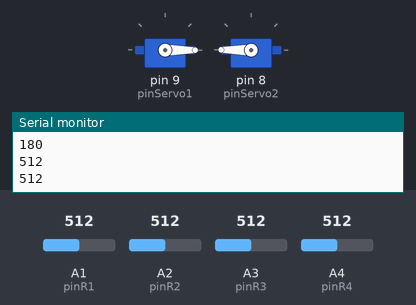
Bench run of a sketch on a simulated Arduino Uno, built with avr-gcc and run on an emulated ATmega328P. Shown: 2 × servo, the last lines printed to the serial monitor. The inputs (shaded band) are chosen by the test bench; at power-on: A1 (pinR1) = 512, A3 (pinR3) = 512, A2 (pinR2) = 512, A4 (pinR4) = 512.

Above: at 1.2 s.
1.3 s: A1 (pinR1) set to 552
2.8 s: A1 (pinR1) set to 581
At 3.05 s:
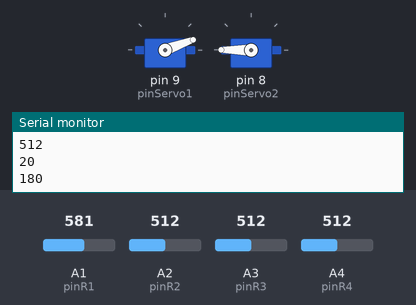
At 5.2 s:
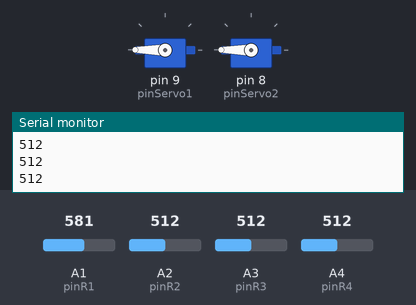
5.8 s: A3 (pinR3) set to 673
7.3 s: A3 (pinR3) set to 690
10.3 s: A2 (pinR2) set to 535
At 11.5 s:
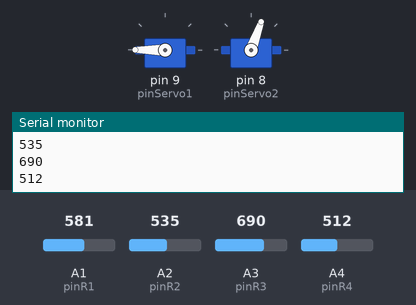
11.8 s: A2 (pinR2) set to 716
At 14.9 s:
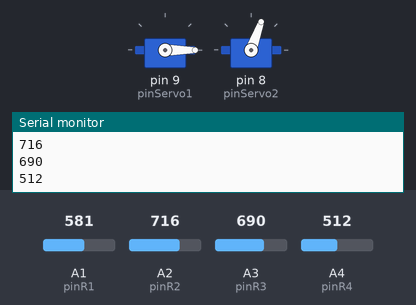
Timing chart, 0 to 15.8 s (numbered marks = the images above; inputs shaded):
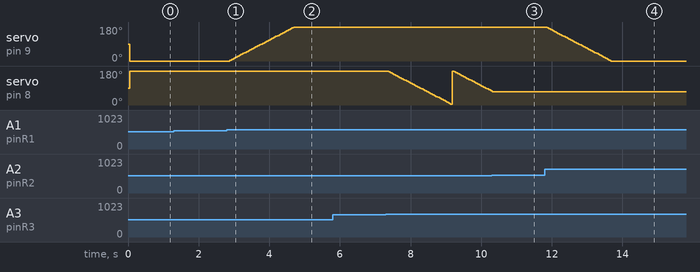

The sketch:

track_V1.ino
```cpp
#include <Servo.h>// on importe la bibliothèque
Servo servo1,servo2; // on crée l'objet Servo
int angle=0;
int angle2=180;
int pinServo1=9; // on définit le pin lié à la commande du servo1
int pinServo2=8; // on définit le pin lié à la commande du servo2
int pinR1=A1; // on définit le pin lié à la lecture de la R1 (en haut à gauche)
int pinR2=A2;  // on définit le pin lié à la lecture de la R2 (en haut à droite)
int pinR3=A3;  // on définit le pin lié à la lecture de la R3 (en bas à droite)
int pinR4=A4;  // on définit le pin lié à la lecture de la R3 (en bas à gauche)
int  Rh;
int Rb;

void setup() {
  servo1.attach(pinServo1); // on relie l'objet servo au pin de commande
  servo2.attach(pinServo2); // on relie l'objet servo au pin de commande
  Serial.begin(9600);
}

void loop() {
    int R1=analogRead(pinR1); // lecture de la valeur du potentiomètre
    int R2=analogRead(pinR2); // lecture de la valeur du potentiomètre
    int R3=analogRead(pinR3); // lecture de la valeur du potentiomètre
    int R4=analogRead(pinR4); // lecture de la valeur du potentiomètre
    Serial.println(R1);
    Serial.println(R2);
    Serial.println(R3);
    Serial.println(R4);
    delay(50);

    if((R1-R2)>50)
    {
      ////Tourne vers la droite
      angle=angle+5;
    }
    if ((R2-R1)>50)
    {
      ////Tourne vers la gauche
      angle=angle-5;
    }
   Rh=(R1+R2)/2;
   Rb= (R3+R4)/2;
    if((Rh-R3)>50)
    {
      ////Tourne vers le haut
      angle2=angle2+5;
    }

    if ((Rb-Rh)>50)
    {
      ////Tourne vers le bas
      angle2=angle2-5;
    }

    if (angle<=0)
    {
      angle=0;
    }
    if (angle>=180)
    {
      angle=180;
    }
    if (angle2>=180)
    {
      angle2=0;
    }
    if (angle2<=0)
    {
      angle2=180;
    }

    servo1.write(angle);
    servo2.write(angle2);
    Serial.println(angle);
    Serial.println(angle2);
}
```

Measured:
- the behaviour switches between 562 and 563 on A1 (pinR1) (found by bisection; images 0 and 1)
- the behaviour switches between 520 and 521 on A2 (pinR2) (found by bisection; images 2 and 3)
- after the input at 2.8 s, servo on pin 9 (pinServo1): moves from 0° to 180° over 1.8 s, starting after 0.09 s
- after the input at 10.3 s, servo on pin 8 (pinServo2): goes on until 10.3 s, then stays 70°
- after the input at 11.8 s, servo on pin 9 (pinServo1): moves from 180° to 0° over 1.8 s, starting after 0.07 s
